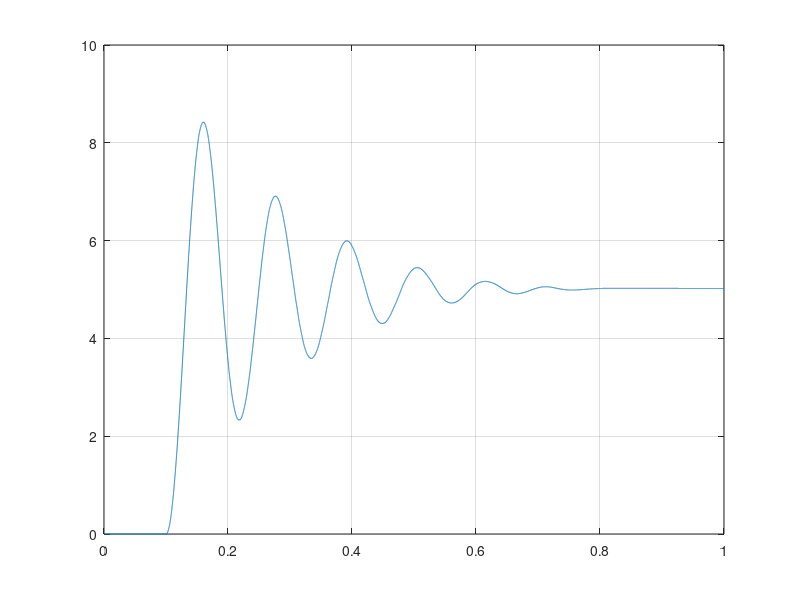

Write the MATLAB code that produced this figure.
clc, clear variables, close all;

%% Aufgabe 1
 
load data_00.mat

plot(data.time, data.signals(2).values), grid on

Ks = 5.021
Tp = 0.2765 - 0.15665
d1 = 8.351 - Ks
d2 = Ks - 2.349
theta = log(d1 / d2)
D = theta / (sqrt(pi^2 + theta^2))
wd = (2 * pi) / Tp
w0 = wd / sqrt(1 - D^2)
